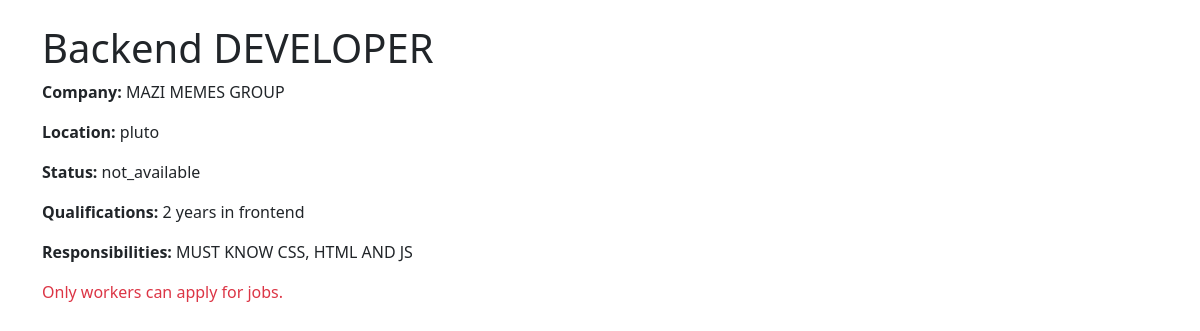
The page /job_details/25/ (signed in) on the database its author committed.
### jobboard/models.py (models this page shows, shortened)
class Job(models.Model):
    class Choices(models.TextChoices):
        AVAILABLE = 'available', 'Available'
        NOT_AVAILABLE = 'not_available', 'Not Available'
    title = models.CharField(max_length=100, null=False, blank= False)
    posted_by = models.ForeignKey(Employee,  on_delete=models.CASCADE)
    created_at = models.DateTimeField(auto_now_add=True)
    status = models.CharField(max_length=20, choices=Choices.choices, default=Choices.AVAILABLE)
    responsibilities = models.TextField(max_length=300, null= False, blank= False, default="")
    qualifications = models.CharField(max_length=100, null= False, blank= False)
    location = models.CharField(max_length=150, null=False, blank=False, default='')

### employers/models.py (models this page shows)
class Employee(models.Model):
    user = models.OneToOneField(User, on_delete=models.CASCADE, related_name='employeedetails')
    company_name =models.CharField(blank= False, null= False, max_length=100)
    company_address =models.CharField(blank= False, null = False, max_length=250)
    company_phone_no =models.CharField(blank= False, null= False, max_length=20)
    no_of_employees =models.CharField(max_length=25)
    created_at = models.DateTimeField(auto_now_add=True)
    def __str__(self):
        return self.company_name

### jobboard/views.py (the view)
# urls.py: path('job_details/<int:pk>/', DetailJobs.as_view(), name='job_details'),
class DetailJobs(LoginRequiredMixin,DetailView):
    model = Job
    template_name = 'jobs/job_detail.html'
    context_object_name = 'job'

### workers/context_processors.py (called while the page is built)
def is_worker_user(request):
    is_worker = (
        request.user.is_authenticated and
        getattr(request.user, 'user_type', None) == 'worker' and
        hasattr(request.user, 'workerdetails')
    )
    return {'is_worker': is_worker}

### templates/jobs/job_detail.html
{% extends "base/layout.html" %}
{% load static %}
{% block content %}
<div class="container mt-4">
  <h1>{{ job.title }}</h1>
  <p><strong>Company:</strong> {{ job.posted_by }}</p>
  <p><strong>Location:</strong> {{ job.location }}</p>
  <p><strong>Status:</strong> {{ job.status }}</p>
  <p><strong>Qualifications:</strong> {{ job.qualifications }}</p>
  <p><strong>Responsibilities:</strong> {{ job.responsibilities }}</p>
{% if user.is_authenticated and user.workerdetails %}
  <form method="post" action="{% url 'apply_job' job.id %}">
    {% csrf_token %}
    <button type="submit" class="btn btn-success">Apply</button>
  </form>
{% elif not user.is_authenticated %}
  <a href="{% url 'login' %}?next={% url 'job_details' job.id %}" class="btn btn-outline-primary">Login to Apply</a>
{% else %}
  <p class="text-danger">Only workers can apply for jobs.</p>
{% endif %}
{% endblock %}

### static/css/dashboard.css (style rules this page uses)
body { background-color: #f8f9fa; font-family: 'Segoe UI', Tahoma, Geneva, Verdana, sans-serif; }

### rows shown on the page
Job: title "Backend DEVELOPER", posted_by "MAZI MEMES GROUP", location "pluto", status "not_available", qualifications "2 years in frontend", responsibilities "MUST KNOW CSS, HTML AND JS"
